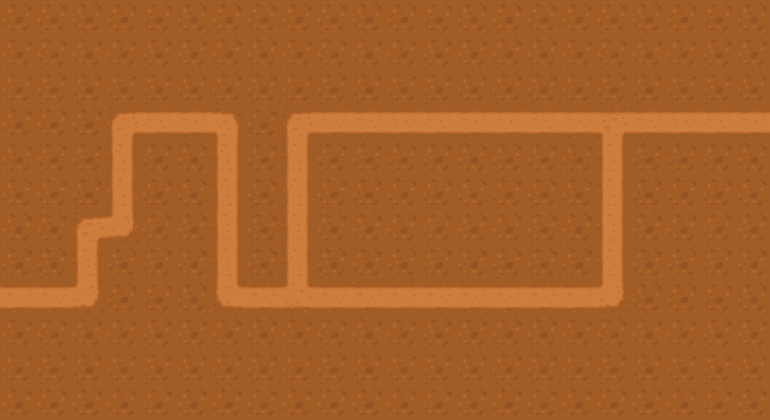

A level layout from a 2D game, rendered from its tile map. Below: a short description, then the map file with tile-grid data replaced by summaries:
An orthogonal 22x12 tile map with 35x35 px tiles, 2 tile layers (background, collision), 2 tilesets and 90 objects.

<map version="1.0" tiledversion="2017.06.27" orientation="orthogonal" renderorder="right-down" width="22" height="12" tilewidth="35" tileheight="35" nextobjectid="96">
 <tileset firstgid="1" name="tiles_spritesheet" tilewidth="35" tileheight="35" spacing="1" tilecount="156" columns="12">
  <image source="../tiles/tiles_spritesheet.png" width="432" height="468" />
 </tileset>
 <tileset firstgid="157" name="2dTopDownTileSet" tilewidth="35" tileheight="35" spacing="1" tilecount="361" columns="19">
  <image source="../tiles/2dTopDownTileSet.png" width="683" height="683" />
 </tileset>
 <layer name="background" width="22" height="12">
  <data>[264 cells, 202 non-empty, 9 distinct tile ids]</data>
 </layer>
 <layer name="collision" width="22" height="12">
  <properties>
   <property name="collision" value="true" />
  </properties>
  <data>[264 cells, 214 non-empty, 1 distinct tile ids]</data>
 </layer>
 <objectgroup name="objects">
  <object id="6" gid="105" x="315" y="175" width="35" height="35" />
  <object id="7" gid="105" x="245" y="140" width="35" height="35" />
  <object id="8" gid="105" x="70" y="105" width="35" height="35" />
  <object id="9" gid="105" x="140" y="350" width="35" height="35" />
  <object id="10" gid="106" x="560" y="175" width="35" height="35" />
  <object id="11" gid="107" x="665" y="385" width="35" height="35" />
  <object id="12" gid="63" x="630" y="385" width="35" height="35" />
  <object id="13" gid="63" x="630" y="350" width="35" height="35" />
  <object id="14" gid="63" x="665" y="350" width="35" height="35" />
  <object id="15" gid="64" x="700" y="350" width="35" height="35" />
  <object id="16" gid="64" x="700" y="385" width="35" height="35" />
  <object id="17" gid="64" x="700" y="420" width="35" height="35" />
  <object id="18" gid="64" x="665" y="420" width="35" height="35" />
  <object id="19" gid="64" x="630" y="420" width="35" height="35" />
  <object id="20" gid="51" x="630" y="315" width="35" height="35" />
  <object id="21" gid="51" x="595" y="350" width="35" height="35" />
  <object id="22" gid="64" x="595" y="385" width="35" height="35" />
  <object id="23" gid="64" x="665" y="315" width="35" height="35" />
  <object id="24" gid="64" x="700" y="315" width="35" height="35" />
  <object id="25" gid="64" x="595" y="420" width="35" height="35" />
  <object id="26" gid="64" x="700" y="280" width="35" height="35" />
  <object id="27" gid="64" x="560" y="420" width="35" height="35" />
  <object id="28" gid="63" x="315" y="35" width="35" height="35" />
  <object id="29" gid="108" x="35" y="315" width="35" height="35" />
  <object id="30" gid="63" x="350" y="35" width="35" height="35" />
  <object id="31" gid="63" x="385" y="35" width="35" height="35" />
  <object id="32" gid="63" x="420" y="35" width="35" height="35" />
  <object id="33" gid="63" x="455" y="35" width="35" height="35" />
  <object id="34" gid="63" x="490" y="35" width="35" height="35" />
  <object id="35" gid="63" x="525" y="35" width="35" height="35" />
  <object id="36" gid="63" x="560" y="35" width="35" height="35" />
  <object id="37" gid="63" x="595" y="35" width="35" height="35" />
  <object id="38" gid="63" x="630" y="35" width="35" height="35" />
  <object id="39" gid="63" x="665" y="35" width="35" height="35" />
  <object id="40" gid="63" x="700" y="35" width="35" height="35" />
  <object id="41" gid="63" x="735" y="35" width="35" height="35" />
  <object id="42" gid="63" x="0" y="35" width="35" height="35" />
  <object id="43" gid="63" x="35" y="35" width="35" height="35" />
  <object id="44" gid="63" x="70" y="35" width="35" height="35" />
  <object id="45" gid="63" x="105" y="35" width="35" height="35" />
  <object id="46" gid="63" x="140" y="35" width="35" height="35" />
  <object id="47" gid="63" x="175" y="35" width="35" height="35" />
  <object id="48" gid="63" x="210" y="35" width="35" height="35" />
  <object id="49" gid="63" x="245" y="36" width="35" height="35" />
  <object id="50" gid="63" x="280" y="35" width="35" height="35" />
  <object id="51" gid="63" x="-2" y="349" width="35" height="35" />
  <object id="52" gid="63" x="0" y="382" width="35" height="35" />
  <object id="53" gid="63" x="-1" y="418" width="35" height="35" />
  <object id="54" gid="64" x="34" y="350" width="35" height="35" />
  <object id="55" gid="64" x="70" y="385" width="35" height="35" />
  <object id="56" gid="64" x="105" y="421" width="35" height="35" />
  <object id="57" gid="64" x="140" y="420" width="35" height="35" />
  <object id="58" gid="64" x="175" y="421" width="35" height="35" />
  <object id="59" gid="64" x="210" y="420" width="35" height="35" />
  <object id="60" gid="64" x="245" y="420" width="35" height="35" />
  <object id="61" gid="64" x="281" y="420" width="35" height="35" />
  <object id="62" gid="64" x="315" y="420" width="35" height="35" />
  <object id="63" gid="64" x="350" y="420" width="35" height="35" />
  <object id="64" gid="64" x="385" y="421" width="35" height="35" />
  <object id="65" gid="64" x="420" y="420" width="35" height="35" />
  <object id="66" gid="64" x="455" y="420" width="35" height="35" />
  <object id="67" gid="64" x="490" y="420" width="35" height="35" />
  <object id="68" gid="64" x="525" y="420" width="35" height="35" />
  <object id="69" gid="64" x="733" y="249" width="35" height="35" />
  <object id="70" gid="64" x="733" y="280" width="35" height="35" />
  <object id="71" gid="64" x="734" y="316" width="35" height="35" />
  <object id="72" gid="64" x="735" y="345" width="35" height="35" />
  <object id="73" gid="64" x="734" y="379" width="35" height="35" />
  <object id="74" gid="64" x="735" y="420" width="35" height="35" />
  <object id="75" gid="63" x="35" y="385" width="35" height="35" />
  <object id="76" gid="63" x="70" y="420" width="35" height="35" />
  <object id="77" gid="63" x="35" y="420" width="35" height="35" />
  <object id="78" gid="63" x="71" y="70" width="35" height="35" />
  <object id="79" gid="63" x="35" y="70" width="35" height="35" />
  <object id="80" gid="63" x="34" y="105" width="35" height="35" />
  <object id="81" gid="63" x="-1" y="140" width="35" height="35" />
  <object id="82" gid="63" x="-1" y="105" width="35" height="35" />
  <object id="83" gid="63" x="0" y="70" width="35" height="35" />
  <object id="84" gid="63" x="1" y="175" width="35" height="35" />
  <object id="85" gid="63" x="0" y="210" width="35" height="35" />
  <object id="86" gid="63" x="-1" y="245" width="35" height="35" />
  <object id="87" gid="63" x="0" y="280" width="35" height="35" />
  <object id="88" gid="63" x="105" y="70" width="35" height="35" />
  <object id="89" gid="63" x="35" y="140" width="35" height="35" />
  <object id="90" gid="64" x="665" y="280" width="35" height="35" />
  <object id="91" gid="64" x="560" y="385" width="35" height="35" />
  <object id="92" gid="64" x="700" y="245" width="35" height="35" />
  <object id="93" gid="64" x="735" y="210" width="35" height="35" />
  <object id="94" gid="55" x="419" y="386" width="35" height="35" />
  <object id="95" gid="55" x="490" y="103" width="35" height="35" />
 </objectgroup>
</map>
